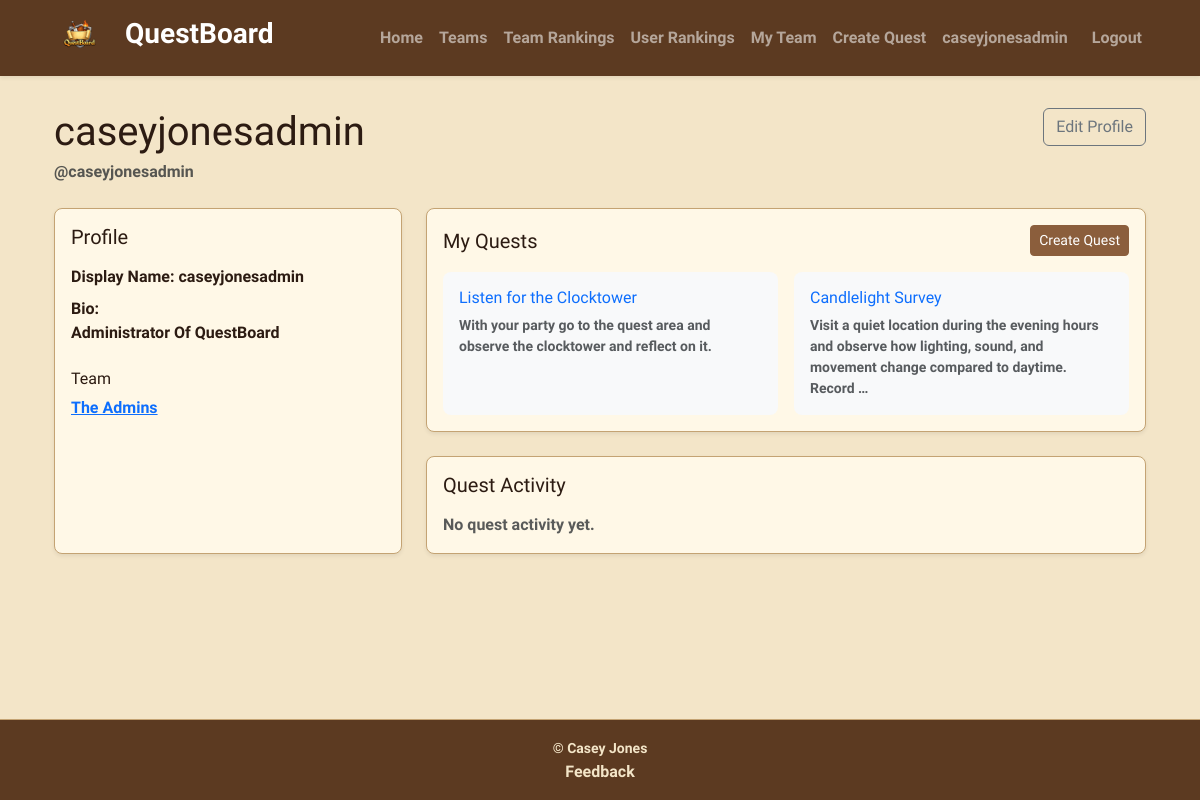
The page /profile/ (signed in) on the database as committed earlier.
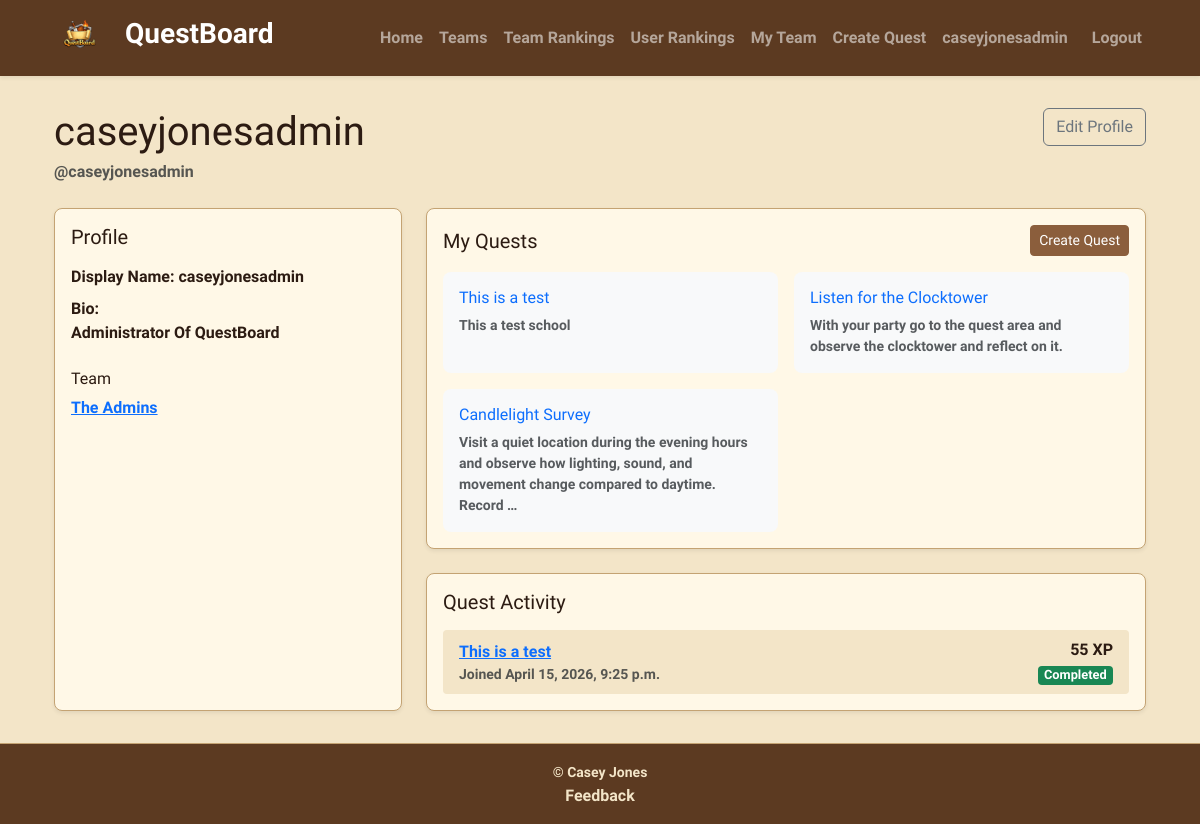
The same page on the database as committed later.
### QuestBoardApp/models.py (models this page shows, shortened)
class Quest(models.Model):
    creator = models.ForeignKey(
        User, on_delete=models.CASCADE, related_name="quests_created")
    parent = models.ForeignKey(
        "self",
        on_delete=models.SET_NULL,
        null=True,
        blank=True,
        related_name="remixes"
    )
    title = models.CharField(max_length=120)
    description = models.TextField()
    image = models.ImageField(
        upload_to="quest_images/", blank=True, null=False)
    created_at = models.DateTimeField(auto_now_add=True)
    tags = models.ManyToManyField(Tag, blank=True, related_name="quests")

class Participation(models.Model):
    quest = models.ForeignKey(Quest, on_delete=models.CASCADE)
    user = models.ForeignKey(User, on_delete=models.CASCADE)
    joined_at = models.DateTimeField(auto_now_add=True)
    completed = models.BooleanField(default=False)
    xp_earned = models.IntegerField(default=0)
    class Meta:
        constraints = [
            models.UniqueConstraint(fields=["quest", "user"], name="unique_participation")]

### QuestBoardApp/views.py (the view)
# urls.py: path("profile/", views.ProfileDetailView.as_view(), name="profile_detail"),
class ProfileDetailView(LoginRequiredMixin, DetailView):
    model = UserProfile
    template_name = "QuestBoardApp/profile_detail.html"
    context_object_name = "profile"
    def get_object(self, queryset=None):
        profile, _ = UserProfile.objects.get_or_create(user=self.request.user)
        return profile
    def get_context_data(self, **kwargs):
        context = super().get_context_data(**kwargs)
        user = self.request.user
        context["membership"] = TeamMembership.objects.filter(
            user=user
        ).select_related("team").first()
        context["created_quests"] = Quest.objects.filter(
            creator=user
        ).order_by("-created_at")
        context["participations"] = Participation.objects.filter(
            user=user
        ).select_related("quest").order_by("-joined_at")
        context["favorites"] = self.request.session.get("favorites", [])
        return context

### QuestBoardApp/templates/QuestBoardApp/profile_detail.html (shortened to what this page needs)
{% extends "base.html" %}
{% block content %}
<div class="container py-4">
  <div class="d-flex justify-content-between align-items-start mb-4">
    <div>
      <h1 class="mb-1">
        {% if profile.display_name %}
          {{ profile.display_name }}
        {% else %}
          {{ request.user.username }}
        {% endif %}
      </h1>
      <p class="text-muted mb-0">@{{ request.user.username }}</p>
    </div>
    <a href="{% url 'edit_profile' %}" class="btn btn-outline-secondary">Edit Profile</a>
  </div>
  <div class="row g-4">
    <div class="col-lg-4">
      <div class="card shadow-sm h-100">
        <div class="card-body">
          <h2 class="h5 mb-3">Profile</h2>
          <p class="mb-2"><strong>Display Name:</strong>
            {% if profile.display_name %}{{ profile.display_name }}{% else %}Not set{% endif %}
          </p>
          <p class="mb-3"><strong>Bio:</strong><br>
            {% if profile.bio %}{{ profile.bio }}{% else %}<span class="text-muted">No bio yet.</span>{% endif %}
          </p>
          <h3 class="h6 mt-4">Team</h3>
          {% if membership %}
            <p class="mb-0">
              <a href="{% url 'team_detail' membership.team.pk %}">{{ membership.team.name }}</a>
            </p>
          {% else %}
            <p class="text-muted mb-0">No team joined yet.</p>
          {% endif %}
        </div>
      </div>
    </div>
    <div class="col-lg-8">
      <div class="card shadow-sm mb-4">
        <div class="card-body">
          <div class="d-flex justify-content-between align-items-center mb-3">
            <h2 class="h5 mb-0">My Quests</h2>
            <a href="{% url 'create_quest' %}" class="btn btn-primary btn-sm">Create Quest</a>
          </div>
          {% if created_quests %}
            <div class="row g-3">
              {% for quest in created_quests %}
                <div class="col-md-6">
                  <div class="card h-100 border-0 bg-light">
                    <div class="card-body">
                      <h3 class="h6 mb-2">
                        <a href="{% url 'quest_detail' quest.pk %}" class="text-decoration-none">
                          {{ quest.title }}
                        </a>
                      </h3>
                      <p class="text-muted small mb-0">{{ quest.description|truncatewords:20 }}</p>
                    </div>
                  </div>
                </div>
              {% endfor %}
            </div>
          {% else %}
            <p class="text-muted mb-0">You have not created any quests yet.</p>
          {% endif %}
        </div>
      </div>
      <div class="card shadow-sm">
        <div class="card-body">
          <h2 class="h5 mb-3">Quest Activity</h2>
          {% if participations %}
            <ul class="list-group list-group-flush">
              {% for participation in participations %}
                <li class="list-group-item rounded-1 d-flex justify-content-between align-items-center">
                  <div>
                    <a href="{% url 'quest_detail' participation.quest.pk %}">{{ participation.quest.title }}</a>
                    <div class="small text-muted">Joined {{ participation.joined_at }}</div>
                  </div>
                  <div class="text-end">
                    <div class="fw-semibold">{{ participation.xp_earned }} XP</div>
                    {% if participation.completed %}
                      <span class="badge bg-success">Completed</span>
                    {% else %}
                      <span class="badge bg-info">In Progress</span>
                    {% endif %}
                  </div>
                </li>
              {% endfor %}
            </ul>
          {% else %}
            <p class="text-muted mb-0">No quest activity yet.</p>
          {% endif %}
        </div>
      </div>
    </div>
  </div>
</div>
{% endblock %}

Rows that differ between the two databases and show on the page:
added Quest: title "This is a test", description "This a test school"
added Participation: quest "This is a test", joined_at "April 15, 2026, 9:25 p.m.", xp_earned "55", completed "Completed"
Other text that changed with them:
text no longer shown: "No quest activity yet."
